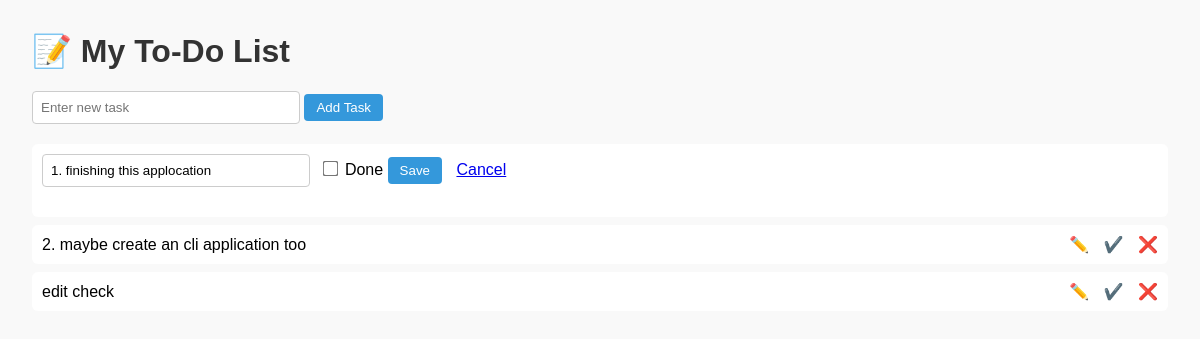
Screenshot of /tasks/update/8/ with the database file from the repository.
### todo/models.py (models this page shows, shortened)
class Task(models.Model):
    title = models.CharField(max_length=200)
    completed = models.BooleanField(default=False)
    created = models.DateTimeField(auto_now_add=True)

### todo/views.py (the view, shortened to what this page needs)
# urls.py: path('update/<int:task_id>/', views.update_task, name='update_task'),
def update_task(request, task_id):
    task = get_object_or_404(Task, id=task_id)
    tasks = Task.objects.all()
    return render(request, 'todo/task_list.html', {'tasks': tasks, 'editing_task': task})

### todo/templates/todo/task_list.html (shortened to what this page needs)
<!DOCTYPE html>
<html>
<head>
</head>
<body>
<h1>📝 My To-Do List</h1>
<form method="POST">
    <input type="text" name="title" placeholder="Enter new task" required>
    <button type="submit">Add Task</button>
</form>
<ul>
    {% for task in tasks %}
        <li>
            {% if editing_task and editing_task.id == task.id %}
                <form method="POST" action="{% url 'update_task' task.id %}" style="flex-grow: 1;">
                    <input type="text" name="title" value="{{ task.title }}" required>
                    <label>
                        <input type="checkbox" name="completed" {% if task.completed %}checked{% endif %}>
                        Done
                    </label>
                    <button type="submit">Save</button>
                    <a href="{% url 'task_list' %}" style="margin-left: 10px;">Cancel</a>
                </form>
            {% else %}
                <span class="task-title {% if task.completed %}completed{% endif %}">{{ task.title }}</span>
                <div class="actions">
                    <a class="update" href="{% url 'update_task' task.id %}">✏️</a>
                    {% if not task.completed %}
                        <a class="done" href="{% url 'complete_task' task.id %}">✔️</a>
                    {% endif %}
                    <a class="delete" href="{% url 'task_delete' task.id %}">❌</a>
                </div>
            {% endif %}
        </li>
    {% empty %}
        <li>No tasks yet!</li>
    {% endfor %}
</ul>
</body>
</html>

### todo/templates/todo/task_list.html (style rules this page uses)
body { font-family: Arial, sans-serif; margin: 2rem; background-color: #f9f9f9; }
h1 { color: #333; }
form { margin-bottom: 20px; }
input[type="text"] { padding: 8px; width: 250px; border: 1px solid #ccc; border-radius: 4px; }
input[type="checkbox"] { transform: scale(1.2); margin-left: 10px; }
button { padding: 6px 12px; background-color: #3498db; border: none; border-radius: 4px; color: white; cursor: pointer; }
ul { list-style: none; padding: 0; }
li { padding: 10px; background-color: #fff; margin-bottom: 8px; border-radius: 6px; display: flex; align-items: center; justify-content: space-between; }
.task-title { flex-grow: 1; }
.actions a { margin-left: 10px; text-decoration: none; font-size: 16px; }
.actions a.update { color: #f39c12; }
.actions a.done { color: green; }
.actions a.delete { color: red; }

### rows the page displays
Task: title "1. finishing this applocation"
Task: title "2. maybe create an cli application too"
Task: title "edit check"
